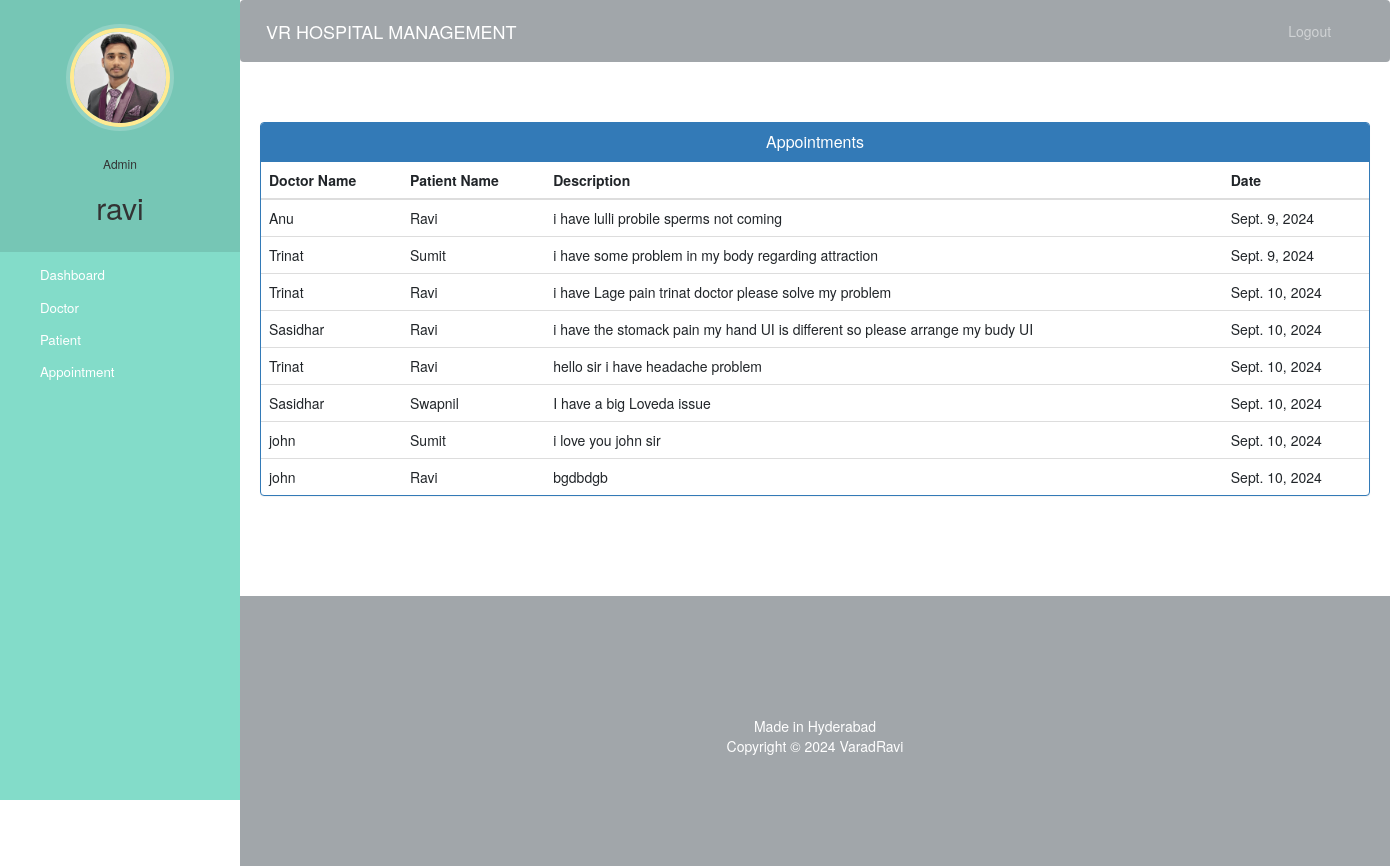
/admin-view-appointment (signed in), run on the app's committed database.
### hospital/models.py (models this page shows)
class Appointment(models.Model):
    patientId=models.PositiveIntegerField(null=True)
    doctorId=models.PositiveIntegerField(null=True)
    patientName=models.CharField(max_length=40,null=True)
    doctorName=models.CharField(max_length=40,null=True)
    appointmentDate=models.DateField(auto_now=True)
    description=models.TextField(max_length=500)
    status=models.BooleanField(default=False)

### hospital/views.py (the view)
# urls.py: path('admin-view-appointment', views.admin_view_appointment_view,name='admin-view-appointment'),
@login_required(login_url='adminlogin')
@user_passes_test(is_admin)
def admin_view_appointment_view(request):
    appointments=models.Appointment.objects.all().filter(status=True)
    return render(request,'hospital/admin_view_appointment.html',{'appointments':appointments})

### hospital/views.py (called while the page is built)
def is_admin(user):
    return user.groups.filter(name='ADMIN').exists()

### templates/hospital/admin_view_appointment.html (shortened to what this page needs)
{% extends 'hospital/admin_base.html' %}
{% block content %}
<head>
  <link href="//netdna.bootstrapcdn.com/bootstrap/3.0.0/css/bootstrap.min.css" rel="stylesheet" id="bootstrap-css">
</head>
<div class="container">
  <div class="panel panel-primary">
    <div class="panel-heading">
      <h6 class="panel-title">Appointments</h6>
    </div>
    <table class="table table-hover" id="dev-table">
      <thead>
        <tr>
          <th>Doctor Name</th>
          <th>Patient Name</th>
          <th>Description</th>
          <th>Date</th>
        </tr>
      </thead>
      {% for a in appointments %}
      <tr>
        <td> {{a.doctorName}}</td>
        <td>{{a.patientName}}</td>
        <td>{{a.description}}</td>
        <td>{{a.appointmentDate}}</td>
      </tr>
      {% endfor %}
    </table>
  </div>
</div>
{% endblock content %}

### templates/hospital/admin_base.html (shortened to what this page needs)
<!DOCTYPE html>
{% load static %}
<html lang="en">
<head>
  <link rel="stylesheet" href="https://stackpath.bootstrapcdn.com/bootstrap/4.3.1/css/bootstrap.min.css">
  <link rel="stylesheet" href="https://maxcdn.bootstrapcdn.com/font-awesome/4.7.0/css/font-awesome.min.css">
  <link rel="stylesheet" href="{% static '/style.css' %}">
</head>
<body>
  <nav class="menu" tabindex="0">
    <header class="avatar">
      <img src="{% static "images/adminpropic.png" %}" />
      <br><br>
      <h6>Admin</h6>
      <h2>{{request.user.first_name}}</h2>
    </header>
    <ul>
      <li tabindex="0" class="icon-dashboard"> <a style="color:white; text-decoration:none;" href="/admin-dashboard"><span>Dashboard</span></a> </li>
      <li tabindex="0" class="icon-customers"> <a style="color:white; text-decoration:none;" href="/admin-doctor"><span>Doctor</span></a></li>
      <li tabindex="0" class="icon-users"> <a style="color:white; text-decoration:none;" href="/admin-patient"><span>Patient</span></a></li>
      <li tabindex="0" class="icon-calendar"> <a style="color:white; text-decoration:none;" href="/admin-appointment"><span>Appointment</span></a></li>
    </ul>
  </nav>
  <main>
    <div class="bs-example">
      <nav class="navbar navbar-expand-md  navbar-dark fixed-top" style="background:#a1a6aa;">
        <a href="/admin-dashboard" class="navbar-brand">VR HOSPITAL MANAGEMENT</a>
        <div class="collapse navbar-collapse justify-content-between" id="navbarCollapse">
          <div class="navbar-nav" style=" margin-left: 90%;">
            <a href="/logout" class="nav-item nav-link">Logout</a>
          </div>
        </div>
      </nav>
    </div>
    <br><br>
    {% block content %}
    {% endblock content %}
    <br><br><br><br>
    <footer>
      <br>
      <div class="container">
        <div class="row">
          <div class="col-md-12 col-sm-12">
            <div style="color:#ffffff;" class="wow fadeInUp footer-copyright">
              <p>Made in Hyderabad <br>
                Copyright &copy; 2024 VaradRavi </p>
            </div>
          </div>
        </div>
      </div>
    </footer>
  </main>
</body>
</html>

### static/style.css (style rules this page uses)
body { padding-left: 240px; }
main { position: relative; height: 100vh; }
.menu { background: #5bc995; height: 100vh; width: 240px; position: fixed; top: 0px; left: 0; z-index: 5; outline: none; }
.menu .avatar { background: rgba(0, 0, 0, 0.1); padding: 2em 0.5em; text-align: center; }
.menu .avatar img { width: 100px; border-radius: 50%; overflow: hidden; border: 4px solid #ffea92; box-shadow: 0 0 0 4px rgba(255, 255, 255, 0.2); }
.menu .avatar h2 { font-weight: normal; margin-bottom: 0; }
.menu ul { list-style: none; padding: 0.5em 0; margin: 0; }
.menu ul li { padding: 0.5em 1em 0.5em 3em; font-size: 0.95em; font-weight: regular; background-repeat: no-repeat; background-position: left 15px center; background-size: auto 20px; transition: all 0.15s linear; cursor: pointer; }
.menu ul li.icon-dashboard { background-image: url("http://www.entypo.com/images//gauge.svg"); }
.menu ul li.icon-customers { background-image: url("http://www.entypo.com/images//briefcase.svg"); }
.menu ul li.icon-users { background-image: url("http://www.entypo.com/images//users.svg"); }
.menu ul li.icon-calendar { background-image: url("http://www.entypo.com/images//calendar.svg"); }

### templates/hospital/admin_base.html (style rules this page uses)
a:link { text-decoration: none; }
a { color: white; }
footer { padding: 0px 0px 0px 0px; background-color:#a1a6aa; margin: 0px; }
p { text-align: center; }
body { padding-left: 240px; }
main { position: relative; height: 100vh; }
.menu { background: #83dcc9; height: 100vh; width: 240px; position: fixed; top: 0px; left: 0; z-index: 5; outline: none; }
.menu .avatar { background: rgba(0, 0, 0, 0.1); padding: 2em 0.5em; text-align: center; }
.menu .avatar img { width: 100px; border-radius: 50%; overflow: hidden; border: 4px solid #ffea92; box-shadow: 0 0 0 4px rgba(255, 255, 255, 0.2); }
.menu .avatar h2 { font-weight: normal; margin-bottom: 0; }
.menu ul { list-style: none; padding: 0.5em 0; margin: 0; }
.menu ul li { padding: 0.5em 1em 0.5em 3em; font-size: 0.95em; font-weight: regular; background-repeat: no-repeat; background-position: left 15px center; background-size: auto 20px; transition: all 0.15s linear; cursor: pointer; }
.menu ul li.icon-dashboard { background-image: url("http://www.entypo.com/images//gauge.svg"); }
.menu ul li.icon-customers { background-image: url("http://www.entypo.com/images//briefcase.svg"); }
.menu ul li.icon-users { background-image: url("http://www.entypo.com/images//users.svg"); }
.menu ul li.icon-calendar { background-image: url("http://www.entypo.com/images//calendar.svg"); }

### templates/hospital/admin_view_appointment.html (style rules this page uses)
a:link { text-decoration: none; }
h6 { text-align: center; }
.row { margin: 100px; }

### data on the page
Appointment: doctorName "Anu", patientName "Ravi", description "i have lulli probile sperms not coming", appointmentDate "Sept. 9, 2024"
Appointment: doctorName "Trinat", patientName "Sumit", description "i have some problem in my body regarding attraction", appointmentDate "Sept. 9, 2024"
Appointment: doctorName "Trinat", patientName "Ravi", description "i have Lage pain trinat doctor please solve my problem", appointmentDate "Sept. 10, 2024"
Appointment: doctorName "Sasidhar", patientName "Ravi", description "i have the stomack pain my hand UI is different so please arrange my budy UI", appointmentDate "Sept. 10, 2024"
Appointment: doctorName "Trinat", patientName "Ravi", description "hello sir i have headache problem", appointmentDate "Sept. 10, 2024"
Appointment: doctorName "Sasidhar", patientName "Swapnil", description "I have a big Loveda issue", appointmentDate "Sept. 10, 2024"
Appointment: doctorName "john", patientName "Sumit", description "i love you john sir", appointmentDate "Sept. 10, 2024"
Appointment: doctorName "john", patientName "Ravi", description "bgdbdgb", appointmentDate "Sept. 10, 2024"

### other printed values
{{ request.user.first_name }} "ravi"
